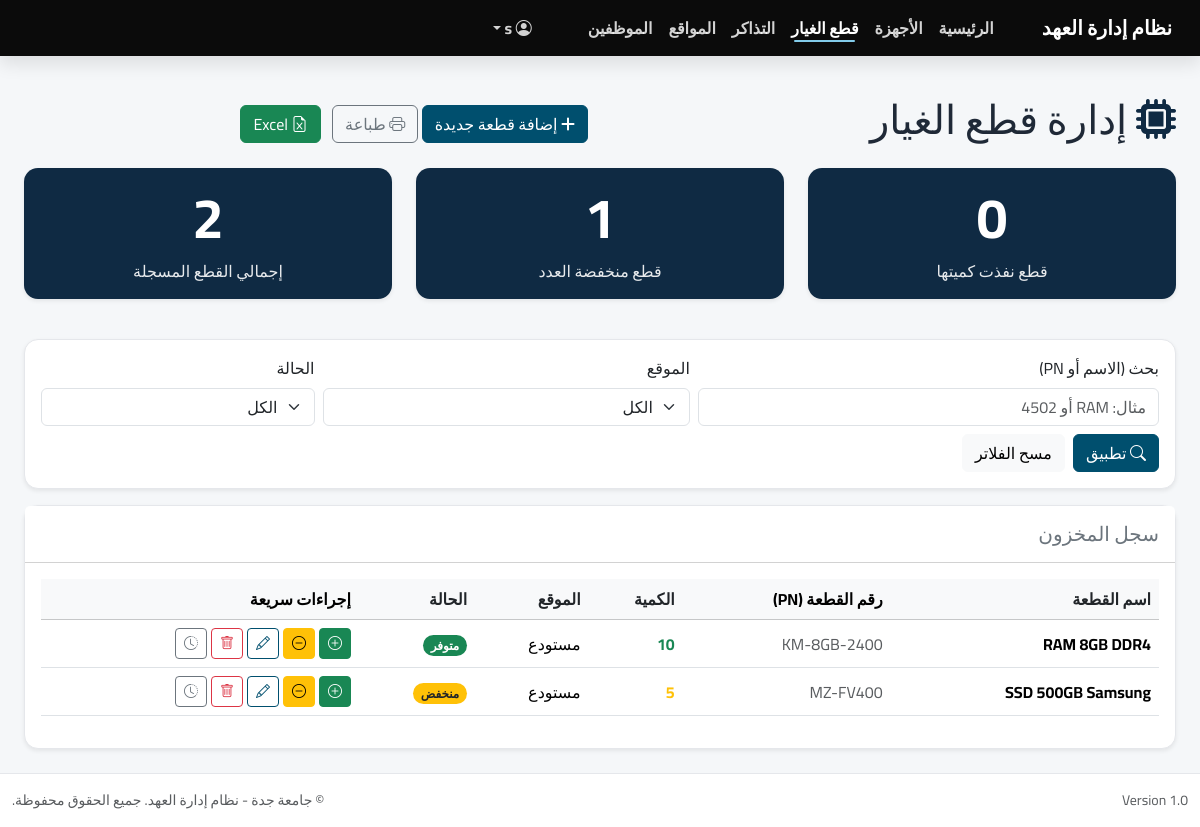
Before: /index.php?page=spareparts/index (signed in) with the older database file.
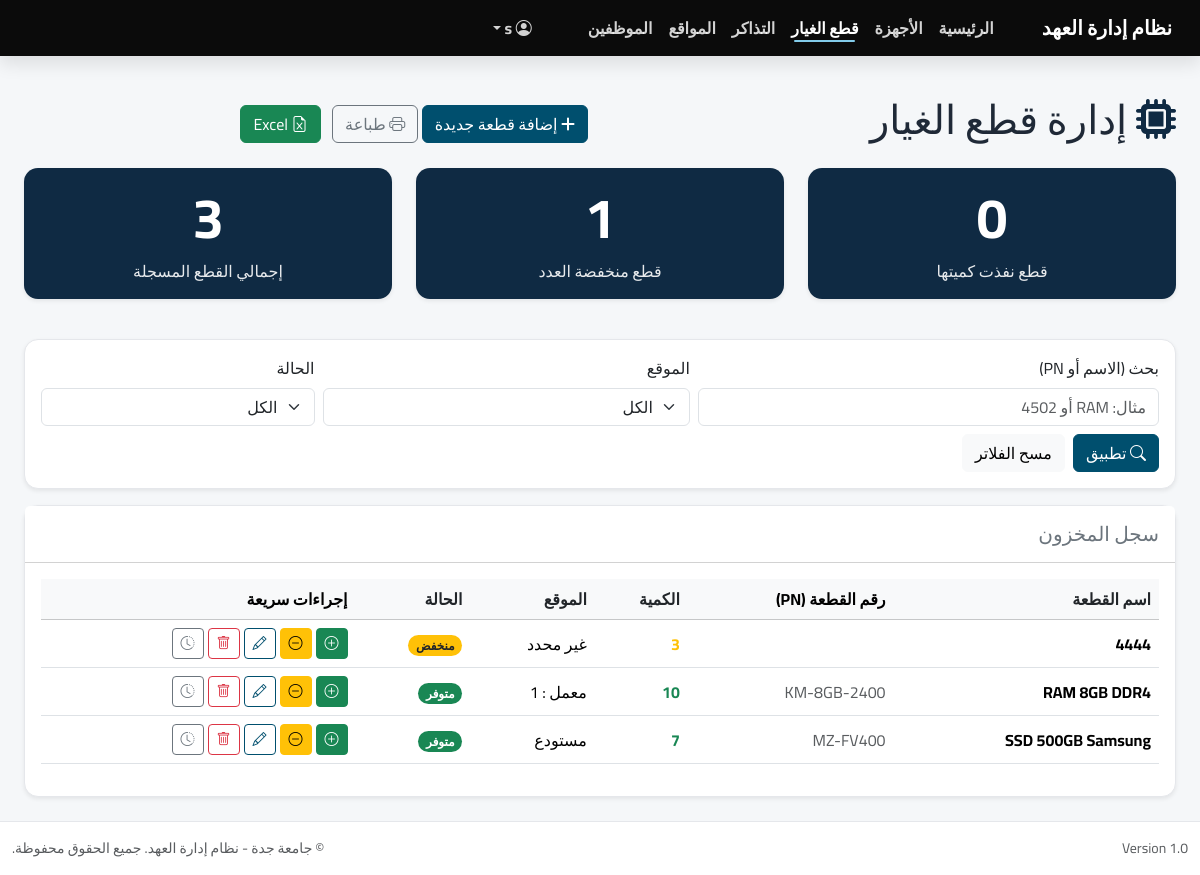
After: the same page with the newer database file.
### tables this page shows
CREATE TABLE `spare_parts` (
  `id` int(11) NOT NULL,
  `name` varchar(100) NOT NULL,
  `part_number` varchar(50) DEFAULT NULL,
  `quantity` int(11) DEFAULT 0,
  `min_quantity` int(11) DEFAULT 5,
  `location_id` int(11) DEFAULT NULL,
  `location` varchar(100) DEFAULT NULL,
  `description` text DEFAULT NULL,
  `created_at` datetime DEFAULT current_timestamp()
);

CREATE TABLE `locations` (
  `id` int(11) NOT NULL,
  `name_ar` varchar(255) NOT NULL,
  `name_en` varchar(255) DEFAULT NULL,
  `type` varchar(50) NOT NULL DEFAULT 'Building',
  `parent_id` int(11) DEFAULT NULL,
  `created_at` datetime DEFAULT current_timestamp()
);

### app/controllers/SparePartsController.php (called while the page is built, shortened)
<?php
class SparePartsController extends Controller
{
  private $spareModel;
  private $locationModel;
  public function __construct()
  {
    $this->spareModel = new SparePart();
    $this->locationModel = $this->model('Location');
  }
  public function index() {
  $allParts = method_exists($this->spareModel, 'getParts')
    ? $this->spareModel->getParts()
    : (method_exists($this->spareModel, 'getAll') ? $this->spareModel->getAll() : []);
  $q = trim($_GET['q'] ?? '');
  $locationId = (int)($_GET['location_id'] ?? 0);
  $status = trim($_GET['status'] ?? '');
  $parts = array_values(array_filter($allParts, function($p) use ($q, $locationId, $status) {
    $name = mb_strtolower((string)($p->name ?? ''));
    $pn   = mb_strtolower((string)($p->part_number ?? ''));
    $qty  = (int)($p->quantity ?? 0);
    $min  = (int)($p->min_quantity ?? 0);
    $loc  = (int)($p->location_id ?? 0);
    if ($q !== '') {
      $qq = mb_strtolower($q);
      if (mb_strpos($name, $qq) === false && mb_strpos($pn, $qq) === false) {
        return false;
      }
    }
    if ($locationId > 0 && $loc !== $locationId) {
      return false;
    }
    if ($status === 'out') {
      if ($qty > 0) return false;
    } elseif ($status === 'low') {
      if (!($qty > 0 && $qty <= $min)) return false;
    } elseif ($status === 'ok') {
      if (!($qty > $min)) return false;
    }
    return true;
  }));
  $totalParts = count($parts);
  $outOfStock = 0;
  $lowStock   = 0;
  foreach ($parts as $part) {
    $qty = (int)($part->quantity ?? 0);
    $min = (int)($part->min_quantity ?? 0);
    if ($qty <= 0) $outOfStock++;
    elseif ($qty <= $min) $lowStock++;
  }
  $locations = $this->locationModel->getAll();
$sort = trim($_GET['sort'] ?? 'name');
$dir  = strtolower(trim($_GET['dir'] ?? 'asc')) === 'desc' ? 'desc' : 'asc';
usort($parts, function($a, $b) use ($sort, $dir) {
  $cmp = 0;
  if ($sort === 'qty') {
    $cmp = ((int)($a->quantity ?? 0)) <=> ((int)($b->quantity ?? 0));
  } elseif ($sort === 'location') {
    $cmp = strcmp((string)($a->location_name ?? ''), (string)($b->location_name ?? ''));
    if ($cmp === 0) $cmp = ((int)($a->location_id ?? 0)) <=> ((int)($b->location_id ?? 0));
  } elseif ($sort === 'status') {
    $qa = (int)($a->quantity ?? 0); $ma = (int)($a->min_quantity ?? 0);
    $qb = (int)($b->quantity ?? 0); $mb = (int)($b->min_quantity ?? 0);
    $sa = ($qa <= 0) ? 0 : (($qa <= $ma) ? 1 : 2);
    $sb = ($qb <= 0) ? 0 : (($qb <= $mb) ? 1 : 2);
    $cmp = $sa <=> $sb;
  } else {
    $cmp = strcmp(mb_strtolower((string)($a->name ?? '')), mb_strtolower((string)($b->name ?? '')));
  }
  return $dir === 'desc' ? -$cmp : $cmp;
});
$perPage = 10;
$pageNum = (int)($_GET['p'] ?? 1);
$totalRows = count($parts);
$totalPages = (int)ceil($totalRows / $perPage);
$offset = ($pageNum - 1) * $perPage;
$partsPage = array_slice($parts, $offset, $perPage);
$parts = $partsPage;
$pagination = [
  'page' => $pageNum,
  'per_page' => $perPage,
  'total_rows' => $totalRows,
  'total_pages' => $totalPages,
];
  $data = [
    'parts'        => $parts,
    'total_parts'  => $totalParts,
    'out_of_stock' => $outOfStock,
    'low_stock'    => $lowStock,
    'pagination' => $pagination,
    'filters' => [
      'q' => $q,
      'location_id' => $locationId,
      'status' => $status,
    ],
    'locations' => $locations,
  ];
  $this->view('spare_parts/index', $data);
}
}

### app/libraries/Database.php (called while the page is built, shortened)
<?php
class Database {
    private $host = 'localhost';
    private $user = 'root';
    private $pass = '';
    private $dbname = 'it_inventory';
    private $dbh;
    private $stmt;
    public function __construct() {
        $dsn = 'mysql:host=' . $this->host . ';dbname=' . $this->dbname;
        $options = array(
            PDO::ATTR_PERSISTENT => true,
            PDO::ATTR_ERRMODE => PDO::ERRMODE_EXCEPTION
        );
        try {
            $this->dbh = new PDO($dsn, $this->user, $this->pass, $options);
        } catch(PDOException $e) {
            $this->error = $e->getMessage();
            echo $this->error;
        }
    }
    public function query($sql) {
        $this->stmt = $this->dbh->prepare($sql);
    }
    public function execute() {
        return $this->stmt->execute();
    }
    public function resultSet() {
        $this->execute();
        return $this->stmt->fetchAll(PDO::FETCH_OBJ);
    }
}

### app/models/SparePart.php (called while the page is built, shortened)
<?php
class SparePart
{
  private $db;
  public function __construct()
  {
    $this->db = new Database();
  }
  public function getParts()
  {
    $this->db->query("
      SELECT sp.*,
             l.name_ar AS location_name_ar,
             l.name_en AS location_name_en
      FROM spare_parts sp
      LEFT JOIN locations l ON sp.location_id = l.id
      ORDER BY sp.created_at DESC
    ");
    return $this->db->resultSet();
  }
}

### app/views/spare_parts/index.php (the view, shortened to what the changed rows need)
<?php require_once APPROOT . '/views/layouts/header.php'; ?>
<?php
  $parts = $data['parts'] ?? [];
  $totalCount = is_array($parts) ? count($parts) : 0;
  $outCount = 0;
  $lowCount = 0;
  if (is_array($parts)) {
    foreach ($parts as $p) {
      $q = (int)($p->quantity ?? 0);
      $min = (int)($p->min_quantity ?? 0);
      if ($q <= 0) {
        $outCount++;
      } elseif ($q <= $min) {
        $lowCount++;
      }
    }
  }
?>
<div class="container mt-4">
    <div class="row mb-3 align-items-center">
        <div class="col-md-6">
            <h1><i class="fa fa-microchip text-navy"></i> إدارة قطع الغيار</h1>
        </div>
        <?php
$f = $data['filters'] ?? [];
$baseParams = [
  'q' => $f['q'] ?? '',
  'location_id' => $f['location_id'] ?? 0,
  'status' => $f['status'] ?? '',
  'sort' => $f['sort'] ?? 'name',
  'dir' => $f['dir'] ?? 'asc',
];
$printUrl  = 'index.php?' . http_build_query(array_merge(['page'=>'spareparts/print'], $baseParams));
$exportUrl = 'index.php?' . http_build_query(array_merge(['page'=>'spareparts/export'], $baseParams));
?>
        <div class="col-md-6 text-md-end no-print">
  <a href="<?php echo URLROOT; ?>/index.php?page=spareParts/add" class="btn btn-primary">
    <i class="fa fa-plus"></i> إضافة قطعة جديدة
  </a>
  <a href="<?= $printUrl ?>" target="_blank" class="btn btn-outline-secondary ms-2">
    <i class="bi bi-printer"></i> طباعة
  </a>
  <a href="<?= $exportUrl ?>" class="btn btn-success ms-2">
    <i class="bi bi-file-earmark-excel"></i> Excel
  </a>
</div>
    </div>
    <div class="row mb-4 text-center">
        <div class="col-md-4">
            <div class="card text-white bg-navy mb-3 shadow-sm kpi-card">
                <div class="card-body">
                    <h1 class="display-4 fw-bold" dir="ltr"><?php echo $outCount; ?></h1>
                    <p class="card-text">قطع نفذت كميتها</p>
                </div>
            </div>
        </div>
        <div class="col-md-4">
            <div class="card text-white bg-navy mb-3 shadow-sm kpi-card">
                <div class="card-body">
                    <h1 class="display-4 fw-bold" dir="ltr"><?php echo $lowCount; ?></h1>
                    <p class="card-text">قطع منخفضة العدد</p>
                </div>
            </div>
        </div>
        <div class="col-md-4">
            <div class="card text-white bg-navy mb-3 shadow-sm kpi-card">
                <div class="card-body">
                    <h1 class="display-4 fw-bold" dir="ltr">
                        <?php echo $totalCount; ?>
                    </h1>
                    <p class="card-text">إجمالي القطع المسجلة</p>
                </div>
            </div>
        </div>
    </div>
    <?php
  $f = $data['filters'] ?? [];
  $q = htmlspecialchars($f['q'] ?? '');
  $status = $f['status'] ?? '';
?>
<div class="card shadow-sm mb-3 no-print">
  <div class="card-body">
    <form method="get" action="index.php" class="row g-2 align-items-end">
      <div class="col-12 col-md-5">
        <label class="form-label">بحث (الاسم أو PN)</label>
        <input type="text" name="q" class="form-control" value="<?= $q ?>" placeholder="مثال: RAM أو 4502">
      </div>
      <div class="col-12 col-md-4">
        <label class="form-label">الموقع</label>
        <select name="location_id" class="form-select">
          <option value="0">الكل</option>
        </select>
      </div>
      <div class="col-12 col-md-3">
        <label class="form-label">الحالة</label>
        <select name="status" class="form-select">
          <option value=""   <?= $status === '' ? 'selected' : '' ?>>الكل</option>
        </select>
      </div>
      <div class="col-12 d-flex gap-2 mt-2">
        <button type="submit" class="btn btn-primary">
          <i class="bi bi-search"></i> تطبيق
        </button>
        <a class="btn btn-light" href="index.php?page=spareparts/index">
          مسح الفلاتر
        </a>
      </div>
    </form>
  </div>
</div>
    <div class="card shadow-sm">
        <div class="card-header bg-white py-3">
            <h5 class="mb-0 text-secondary">سجل المخزون</h5>
        </div>
        <div class="card-body">
            <div class="table-responsive">
                <table class="table table-hover align-middle">
                    <?php
  $f = $data['filters'] ?? [];
  function sortUrl($key, $f) {
    $sort = $f['sort'] ?? 'name';
    $dir  = $f['dir'] ?? 'asc';
    $nextDir = ($sort === $key && $dir === 'asc') ? 'desc' : 'asc';
    $params = [
      'page' => 'spareparts/index',
      'q' => $f['q'] ?? '',
      'location_id' => $f['location_id'] ?? 0,
      'status' => $f['status'] ?? '',
      'sort' => $key,
      'dir' => $nextDir,
    ];
    return 'index.php?' . http_build_query($params);
  }
?>
                    <thead class="table-light">
  <tr>
    <th>
      <a href="<?= sortUrl(key: 'name', f: $f) ?>" class="text-decoration-none text-dark">
        اسم القطعة
      </a>
    </th>
    <th>رقم القطعة (PN)</th>
    <th>
      <a href="<?= sortUrl(key: 'qty', f: $f) ?>" class="text-decoration-none text-dark">
        الكمية
      </a>
    </th>
    <th>
      <a href="<?= sortUrl(key: 'location', f: $f) ?>" class="text-decoration-none text-dark">
        الموقع
      </a>
    </th>
    <th>
      <a href="<?= sortUrl(key: 'status', f: $f) ?>" class="text-decoration-none text-dark">
        الحالة
      </a>
    </th>
    <th>إجراءات سريعة</th>
  </tr>
</thead>
                    <tbody>
                        <?php if(!empty($data['parts'])): ?>
                            <?php foreach($data['parts'] as $part): ?>
                            <tr>
                                <td class="fw-bold"><?php echo $part->name; ?></td>
                                <td class="text-muted"><?php echo $part->part_number ?? '-'; ?></td>
                                <td>
                                    <?php if($part->quantity == 0): ?>
                                        <span class="text-danger fw-bold">0</span>
                                    <?php elseif($part->quantity <= $part->min_quantity): ?>
                                        <span class="text-warning fw-bold"><?php echo $part->quantity; ?></span>
                                    <?php else: ?>
                                        <span class="text-success fw-bold"><?php echo $part->quantity; ?></span>
                                    <?php endif; ?>
                                </td>
                                <td>
                                  <?php
                                    $locName = $part->location_name_ar ?? '';
                                    echo !empty($locName) ? htmlspecialchars($locName) : 'غير محدد';
                                  ?>
                                 </td>
                                <td>
                                    <?php if($part->quantity > $part->min_quantity): ?>
                                        <span class="badge bg-success rounded-pill">متوفر</span>
                                    <?php elseif($part->quantity > 0): ?>
                                        <span class="badge bg-warning text-dark rounded-pill">منخفض</span>
                                    <?php else: ?>
                                        <span class="badge bg-danger rounded-pill">نافذ</span>
                                    <?php endif; ?>
                                </td>
<td class="text-nowrap">
  <div class="d-inline-flex gap-1 align-items-center">
    <form method="post" action="index.php?page=spareparts/adjust" class="d-inline">
      <button type="submit" class="btn btn-sm btn-success" title="توريد +1">
        <i class="bi bi-plus-circle"></i>
      </button>
    </form>
<form method="post" action="index.php?page=spareparts/adjust" class="d-inline">
  <button type="submit" class="btn btn-sm btn-warning" title="-1 صرف">
    <i class="bi bi-dash-circle"></i>
  </button>
</form>
    <a href="index.php?page=spareparts/edit&id=<?= (int)$part->id ?>"
       class="btn btn-sm btn-outline-primary" title="تعديل">
      <i class="bi bi-pencil"></i>
    </a>
    <form method="post" action="index.php?page=spareparts/delete" class="d-inline"
          onsubmit="return confirm('متأكد تبغى تحذف القطعة؟');">
      <button type="submit" class="btn btn-sm btn-outline-danger" title="حذف">
        <i class="bi bi-trash"></i>
      </button>
    </form>
<button type="button"
  class="btn btn-sm btn-outline-secondary btn-moves"
  data-bs-toggle="modal"
  data-bs-target="#movesModal"
  data-id="<?= (int)$part->id ?>"
  data-name="<?= htmlspecialchars((string)($part->name ?? ''), ENT_QUOTES, 'UTF-8') ?>"
  data-pn="<?= htmlspecialchars((string)($part->part_number ?? ''), ENT_QUOTES, 'UTF-8') ?>"
  title="سجل الحركة">
  <i class="bi bi-clock-history"></i>
</button>
  </div>
</td>
                            </tr>
                            <?php endforeach; ?>
                        <?php else: ?>
                            <tr><td colspan="6" class="text-center py-4 text-muted">لا توجد قطع غيار مسجلة حتى الآن.</td></tr>
                        <?php endif; ?>
                    </tbody>
                </table>
            </div>
        </div>
    </div>
</div>
<?php require_once APPROOT . '/views/layouts/footer.php'; ?>

Changed rows visible on the page:
added spare_parts: name "4444", quantity "3", shows "غير محدد", min_quantity "منخفض"
changed spare_parts "RAM 8GB DDR4": location.name_ar "مستودع" → "معمل : 1"
changed spare_parts "SSD 500GB Samsung": quantity "5" → "7"; quantity "منخفض" → "متوفر"
Other visible differences:
$totalCount: "2" → "3"
